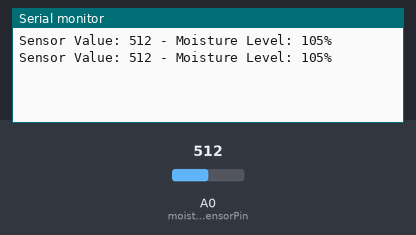
A sketch run on a simulated Arduino Uno, built with avr-gcc and run on an emulated ATmega328P. Parts: the last lines printed to the serial monitor. The inputs (shaded band) are chosen by the test bench; at power-on: A0 (moistureSensorPin) = 512.

Above: at 1.8 s.
1.9 s: A0 (moistureSensorPin) set to 716
At 2.8 s:
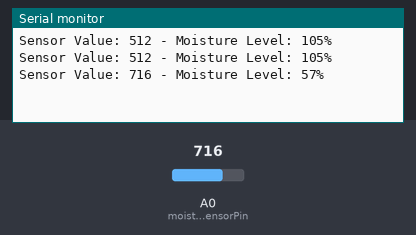
3.4 s: A0 (moistureSensorPin) set to 900
At 4.5 s:
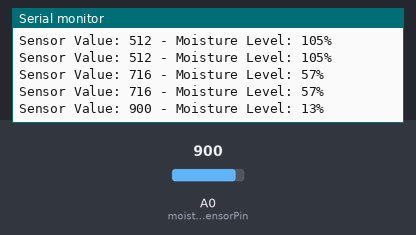
Timing chart, 0 to 6.4 s (numbered marks = the images above; inputs shaded):
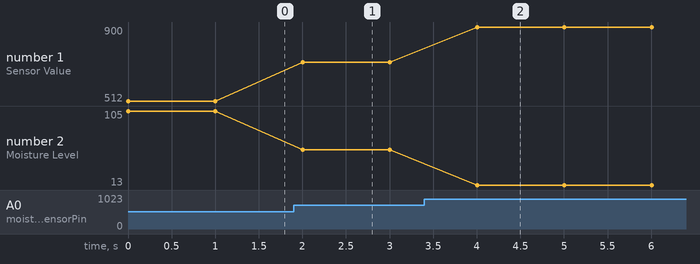

The sketch:

moisture_sensor_sketch_aug28a_copy_20240830145418.ino
```cpp
// Define the pin where the capacitive moisture sensor is connected
const int moistureSensorPin = A0;  // Analog pin A0

// Variables to store sensor reading and moisture level
int sensorValue = 0;
int moistureLevel = 0;

void setup() {
  // Start the serial communication
  Serial.begin(9600);

  // Optionally, you can set up the pin modes here
  // pinMode(moistureSensorPin, INPUT);
}

void loop() {
  // Read the value from the capacitive moisture sensor
  sensorValue = analogRead(moistureSensorPin);

  // Convert the sensor value to a moisture level percentage (0-100%)
  // The conversion might need calibration based on your sensor's range
  moistureLevel = map(sensorValue, 955, 536, 0, 100);

  // Print the sensor value and moisture level to the serial monitor
  Serial.print("Sensor Value: ");
  Serial.print(sensorValue);
  Serial.print(" - Moisture Level: ");
  Serial.print(moistureLevel);
  Serial.println("%");

  // Wait for a bit before taking the next reading
  delay(1000);  // 1 second delay
}
```

Measured:
- after the input at 1.9 s, the serial monitor: prints a new line after 0.10 s (image 1)
- after the input at 3.4 s, the serial monitor: prints a new line after 0.60 s (image 2)
- plotted number 1: 512 → 716 after the input at 1.9 s, 716 → 900 after the input at 3.4 s
- plotted number 2: 105 → 57 after the input at 1.9 s, 57 → 13 after the input at 3.4 s
